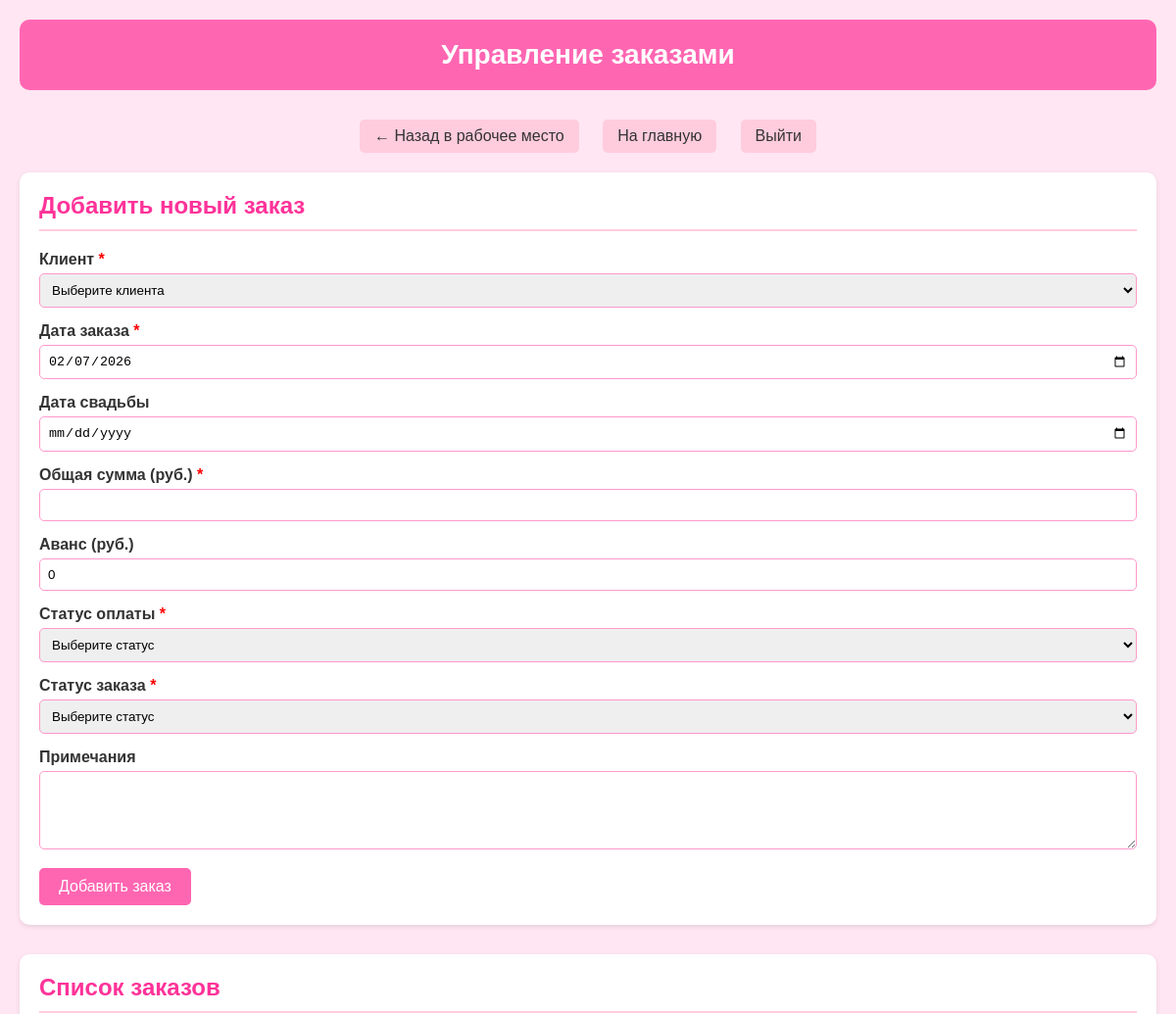
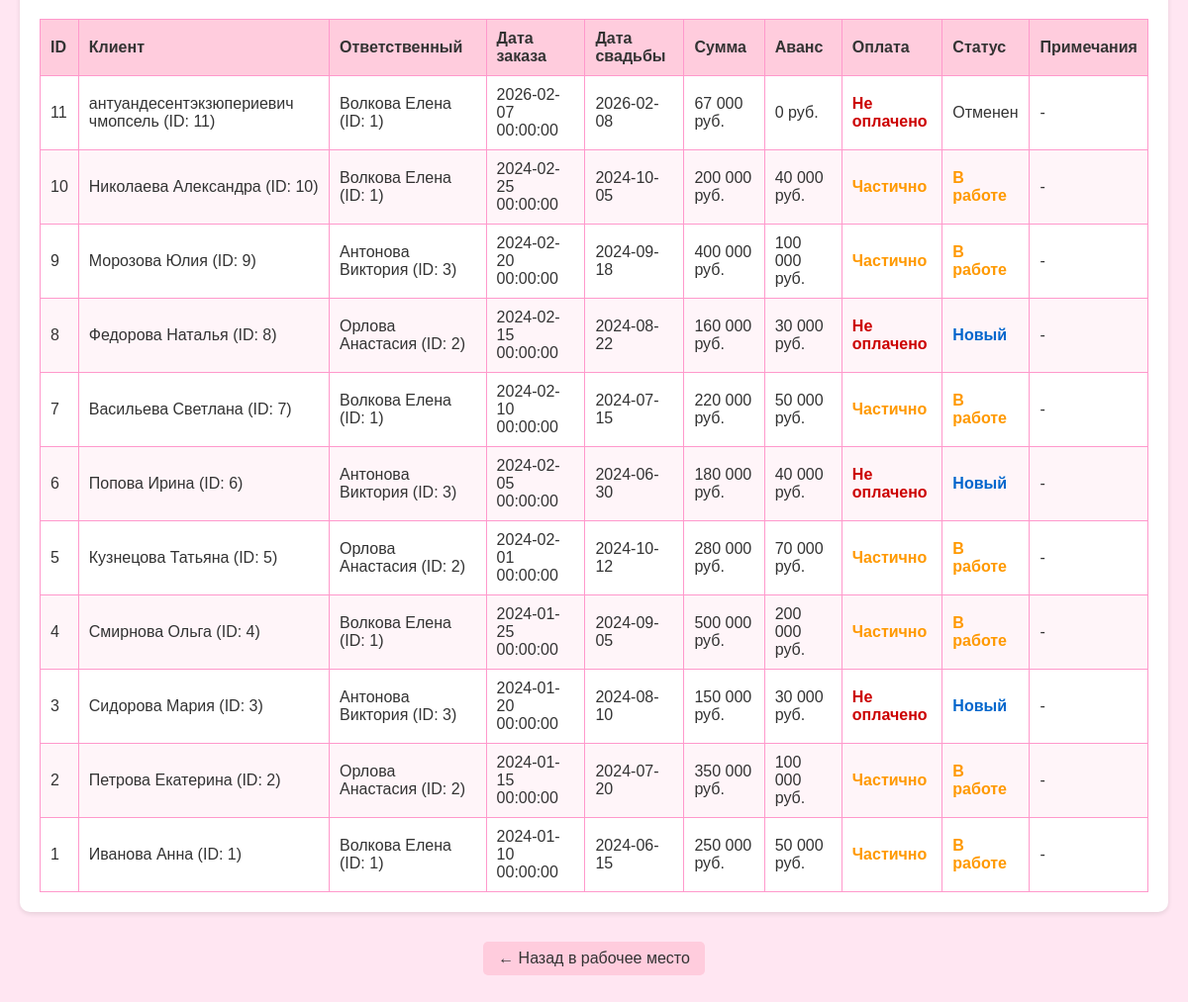
The app's page /orders.php (signed in) with its own data (2 pictures, top to bottom).
### tables this page shows
CREATE TABLE `orders` (
  `OrderID` int(11) NOT NULL,
  `ClientID` int(11) NOT NULL,
  `EmployeeID` int(11) NOT NULL,
  `OrderDate` datetime DEFAULT current_timestamp(),
  `WeddingDate` date DEFAULT NULL,
  `TotalAmount` decimal(10,2) DEFAULT NULL,
  `Deposit` decimal(10,2) DEFAULT NULL,
  `PaymentStatus` varchar(20) DEFAULT 'Не оплачено',
  `OrderStatus` varchar(20) DEFAULT 'Новый',
  `Notes` text DEFAULT NULL
);

CREATE TABLE `clients` (
  `ClientID` int(11) NOT NULL,
  `FirstName` varchar(50) NOT NULL,
  `LastName` varchar(50) NOT NULL,
  `Phone` varchar(20) NOT NULL,
  `Email` varchar(100) DEFAULT NULL,
  `RegistrationDate` datetime DEFAULT current_timestamp(),
  `WeddingDate` date DEFAULT NULL,
  `Budget` decimal(10,2) DEFAULT NULL,
  `Notes` text DEFAULT NULL,
  `Status` varchar(20) DEFAULT 'Активен'
);

CREATE TABLE `employees` (
  `EmployeeID` int(11) NOT NULL,
  `FirstName` varchar(50) NOT NULL,
  `LastName` varchar(50) NOT NULL,
  `Position` varchar(50) NOT NULL,
  `Phone` varchar(20) DEFAULT NULL,
  `Email` varchar(100) DEFAULT NULL,
  `HireDate` date DEFAULT curdate(),
  `Salary` decimal(10,2) DEFAULT NULL,
  `IsActive` tinyint(1) DEFAULT 1,
  `password` text NOT NULL
);

### orders.php (the view, shortened to what this page needs)
<?php
$host = 'localhost';
$dbname = 'weddingsalondb';
$username = 'root';
$password = '';
try {
    $pdo = new PDO("mysql:host=$host;dbname=$dbname;charset=utf8", $username, $password);
    $pdo->setAttribute(PDO::ATTR_ERRMODE, PDO::ERRMODE_EXCEPTION);
} catch(PDOException $e) {
    die("Ошибка подключения к базе данных: " . $e->getMessage());
}
$orders = [];
try {
    $stmt = $pdo->query("
        SELECT o.*,
               c.FirstName AS ClientFirstName, c.LastName AS ClientLastName,
               e.FirstName AS EmployeeFirstName, e.LastName AS EmployeeLastName
        FROM orders o
        LEFT JOIN clients c ON o.ClientID = c.ClientID
        LEFT JOIN employees e ON o.EmployeeID = e.EmployeeID
        ORDER BY o.OrderID DESC
    ");
    $orders = $stmt->fetchAll(PDO::FETCH_ASSOC);
} catch(PDOException $e) {
    $error = 'Ошибка при загрузке списка заказов: ' . $e->getMessage();
}
?>
<!DOCTYPE html>
<html lang="ru">
<head>
</head>
<body>
    <div class="header">
        <h1>Управление заказами</h1>
    </div>
    <div class="nav-links">
        <a href="workplace.php" class="nav-link">← Назад в рабочее место</a>
        <a href="index.php" class="nav-link">На главную</a>
        <a href="logout.php" class="nav-link">Выйти</a>
    </div>
    <div class="section">
        <h2 class="section-title">Добавить новый заказ</h2>
        <form method="POST" action="">
            <div class="form-group">
                <label for="client_id">Клиент <span class="required">*</span></label>
                <select id="client_id" name="client_id" required>
                    <option value="">Выберите клиента</option>
                </select>
            </div>
            <div class="form-group">
                <label for="order_date">Дата заказа <span class="required">*</span></label>
                <input type="date" id="order_date" name="order_date" required
                       value="<?php echo htmlspecialchars($_POST['order_date'] ?? date('Y-m-d')); ?>">
            </div>
            <div class="form-group">
                <label for="wedding_date">Дата свадьбы</label>
                <input type="date" id="wedding_date" name="wedding_date"
                       value="<?php echo htmlspecialchars($_POST['wedding_date'] ?? ''); ?>">
            </div>
            <div class="form-group">
                <label for="total_amount">Общая сумма (руб.) <span class="required">*</span></label>
                <input type="number" id="total_amount" name="total_amount" required min="0" step="1000"
                       value="<?php echo htmlspecialchars($_POST['total_amount'] ?? ''); ?>">
            </div>
            <div class="form-group">
                <label for="deposit">Аванс (руб.)</label>
                <input type="number" id="deposit" name="deposit" min="0" step="1000"
                       value="<?php echo htmlspecialchars($_POST['deposit'] ?? '0'); ?>">
            </div>
            <div class="form-group">
                <label for="payment_status">Статус оплаты <span class="required">*</span></label>
                <select id="payment_status" name="payment_status" required>
                    <option value="">Выберите статус</option>
                </select>
            </div>
            <div class="form-group">
                <label for="order_status">Статус заказа <span class="required">*</span></label>
                <select id="order_status" name="order_status" required>
                    <option value="">Выберите статус</option>
                </select>
            </div>
            <div class="form-group">
                <label for="notes">Примечания</label>
                <textarea id="notes" name="notes"><?php echo htmlspecialchars($_POST['notes'] ?? ''); ?></textarea>
            </div>
            <button type="submit" name="add_order" class="submit-btn">Добавить заказ</button>
        </form>
    </div>
    <div class="section">
        <h2 class="section-title">Список заказов</h2>
        <?php if (empty($orders)): ?>
            <p>Заказов пока нет.</p>
        <?php else: ?>
            <table class="orders-table">
                <thead>
                    <tr>
                        <th>ID</th>
                        <th>Клиент</th>
                        <th>Ответственный</th>
                        <th>Дата заказа</th>
                        <th>Дата свадьбы</th>
                        <th>Сумма</th>
                        <th>Аванс</th>
                        <th>Оплата</th>
                        <th>Статус</th>
                        <th>Примечания</th>
                    </tr>
                </thead>
                <tbody>
                    <?php foreach ($orders as $order): ?>
                    <tr>
                        <td><?php echo htmlspecialchars($order['OrderID']); ?></td>
                        <td>
                            <?php
                            echo htmlspecialchars($order['ClientLastName'] . ' ' . $order['ClientFirstName']);
                            echo ' (ID: ' . htmlspecialchars($order['ClientID']) . ')';
                            ?>
                        </td>
                        <td>
                            <?php
                            if ($order['EmployeeFirstName']) {
                                echo htmlspecialchars($order['EmployeeLastName'] . ' ' . $order['EmployeeFirstName']);
                                echo ' (ID: ' . htmlspecialchars($order['EmployeeID']) . ')';
                            } else {
                                echo '-';
                            }
                            ?>
                        </td>
                        <td><?php echo htmlspecialchars($order['OrderDate']); ?></td>
                        <td><?php echo htmlspecialchars($order['WeddingDate'] ?? '-'); ?></td>
                        <td class="amount"><?php echo number_format($order['TotalAmount'], 0, '', ' ') . ' руб.'; ?></td>
                        <td class="amount"><?php echo number_format($order['Deposit'], 0, '', ' ') . ' руб.'; ?></td>
                        <td class="<?php
                            if ($order['PaymentStatus'] === 'Частично') echo 'payment-partial';
                            elseif ($order['PaymentStatus'] === 'Не оплачено') echo 'payment-not-paid';
                            else echo 'payment-paid';
                        ?>">
                            <?php echo htmlspecialchars($order['PaymentStatus']); ?>
                        </td>
                        <td class="<?php
                            if ($order['OrderStatus'] === 'Новый') echo 'status-new';
                            elseif ($order['OrderStatus'] === 'В работе') echo 'status-in-work';
                            elseif ($order['OrderStatus'] === 'Завершен') echo 'status-completed';
                        ?>">
                            <?php echo htmlspecialchars($order['OrderStatus']); ?>
                        </td>
                        <td><?php echo htmlspecialchars($order['Notes'] ?? '-'); ?></td>
                    </tr>
                    <?php endforeach; ?>
                </tbody>
            </table>
        <?php endif; ?>
    </div>
    <div class="nav-links">
        <a href="workplace.php" class="nav-link">← Назад в рабочее место</a>
    </div>
</body>
</html>

### orders.php (style rules this page uses)
body { font-family: Arial, sans-serif; background-color: #ffe6f2; margin: 0; padding: 20px; color: #333; }
.header { background-color: #ff66b2; padding: 20px; text-align: center; border-radius: 10px; margin-bottom: 30px; color: white; }
.header h1 { margin: 0; font-size: 28px; }
.nav-links { text-align: center; margin-bottom: 20px; }
.nav-link { display: inline-block; margin: 0 10px; padding: 8px 15px; background-color: #ffccdd; color: #333; text-decoration: none; border-radius: 5px; }
.section { background-color: white; padding: 20px; border-radius: 10px; margin-bottom: 30px; box-shadow: 0 2px 5px rgba(0,0,0,0.1); }
.section-title { color: #ff3399; margin-top: 0; border-bottom: 2px solid #ffccdd; padding-bottom: 10px; }
.form-group { margin-bottom: 15px; }
label { display: block; margin-bottom: 5px; font-weight: bold; }
input[type="text"], input[type="email"], input[type="tel"], input[type="date"], input[type="number"], textarea, select { width: 100%; padding: 8px; border: 1px solid #ff99cc; border-radius: 5px; box-sizing: border-box; }
textarea { resize: vertical; height: 80px; }
.submit-btn { background-color: #ff66b2; color: white; border: none; padding: 10px 20px; border-radius: 5px; cursor: pointer; font-size: 16px; }
.orders-table { width: 100%; border-collapse: collapse; margin-top: 20px; }
.orders-table th, .orders-table td { border: 1px solid #ff99cc; padding: 10px; text-align: left; }
.orders-table th { background-color: #ffccdd; color: #333; font-weight: bold; }
.orders-table tr:nth-child(even) { background-color: #fff5f9; }
.amount { text-align: right; }
.status-new { color: #0066cc; font-weight: bold; }
.status-in-work { color: #ff9900; font-weight: bold; }
.payment-partial { color: #ff9900; font-weight: bold; }
.payment-not-paid { color: #cc0000; font-weight: bold; }
.required { color: #ff0000; }

### records on screen
orders: OrderID "11", ClientID.FirstName "антуандесентэкзюпериевич чмопсель", ClientID "11", EmployeeID.FirstName "Волкова Елена", EmployeeID "1", OrderDate "2026-02-07 00:00:00", WeddingDate "2026-02-08", TotalAmount "67 000", Deposit "0", PaymentStatus "Не оплачено", OrderStatus "Отменен", Notes "-"
orders: OrderID "10", ClientID.FirstName "Николаева Александра", ClientID "10", EmployeeID.FirstName "Волкова Елена", EmployeeID "1", OrderDate "2024-02-25 00:00:00", WeddingDate "2024-10-05", TotalAmount "200 000", Deposit "40 000", PaymentStatus "Частично", OrderStatus "В работе", Notes "-"
orders: OrderID "9", ClientID.FirstName "Морозова Юлия", ClientID "9", EmployeeID.FirstName "Антонова Виктория", EmployeeID "3", OrderDate "2024-02-20 00:00:00", WeddingDate "2024-09-18", TotalAmount "400 000", Deposit "100 000", PaymentStatus "Частично", OrderStatus "В работе", Notes "-"
orders: OrderID "8", ClientID.FirstName "Федорова Наталья", ClientID "8", EmployeeID.FirstName "Орлова Анастасия", EmployeeID "2", OrderDate "2024-02-15 00:00:00", WeddingDate "2024-08-22", TotalAmount "160 000", Deposit "30 000", PaymentStatus "Не оплачено", OrderStatus "Новый", Notes "-"
orders: OrderID "7", ClientID.FirstName "Васильева Светлана", ClientID "7", EmployeeID.FirstName "Волкова Елена", EmployeeID "1", OrderDate "2024-02-10 00:00:00", WeddingDate "2024-07-15", TotalAmount "220 000", Deposit "50 000", PaymentStatus "Частично", OrderStatus "В работе", Notes "-"
orders: OrderID "6", ClientID.FirstName "Попова Ирина", ClientID "6", EmployeeID.FirstName "Антонова Виктория", EmployeeID "3", OrderDate "2024-02-05 00:00:00", WeddingDate "2024-06-30", TotalAmount "180 000", Deposit "40 000", PaymentStatus "Не оплачено", OrderStatus "Новый", Notes "-"
orders: OrderID "5", ClientID.FirstName "Кузнецова Татьяна", ClientID "5", EmployeeID.FirstName "Орлова Анастасия", EmployeeID "2", OrderDate "2024-02-01 00:00:00", WeddingDate "2024-10-12", TotalAmount "280 000", Deposit "70 000", PaymentStatus "Частично", OrderStatus "В работе", Notes "-"
orders: OrderID "4", ClientID.FirstName "Смирнова Ольга", ClientID "4", EmployeeID.FirstName "Волкова Елена", EmployeeID "1", OrderDate "2024-01-25 00:00:00", WeddingDate "2024-09-05", TotalAmount "500 000", Deposit "200 000", PaymentStatus "Частично", OrderStatus "В работе", Notes "-"
orders: OrderID "3", ClientID.FirstName "Сидорова Мария", ClientID "3", EmployeeID.FirstName "Антонова Виктория", EmployeeID "3", OrderDate "2024-01-20 00:00:00", WeddingDate "2024-08-10", TotalAmount "150 000", Deposit "30 000", PaymentStatus "Не оплачено", OrderStatus "Новый", Notes "-"
orders: OrderID "2", ClientID.FirstName "Петрова Екатерина", ClientID "2", EmployeeID.FirstName "Орлова Анастасия", EmployeeID "2", OrderDate "2024-01-15 00:00:00", WeddingDate "2024-07-20", TotalAmount "350 000", Deposit "100 000", PaymentStatus "Частично", OrderStatus "В работе", Notes "-"
orders: OrderID "1", ClientID.FirstName "Иванова Анна", ClientID "1", EmployeeID.FirstName "Волкова Елена", EmployeeID "1", OrderDate "2024-01-10 00:00:00", WeddingDate "2024-06-15", TotalAmount "250 000", Deposit "50 000", PaymentStatus "Частично", OrderStatus "В работе", Notes "-"
